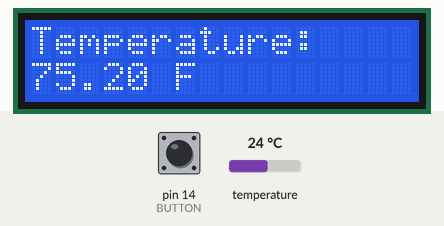
This program was run on a simulated Arduino Uno, built with avr-gcc and run on an emulated ATmega328P. Shown: 16×2 character LCD. Inputs (shaded band) come from the test bench; at power-on: temperature 24 °C, pin 14 (BUTTON) LOW.

Above: at 1.2 s.
1.3 s: temperature set to 12 °C
At 3.7 s:
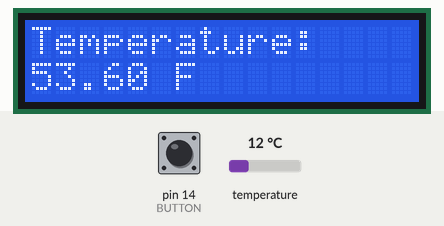
4.1 s: temperature set to 19 °C
At 5.8 s:
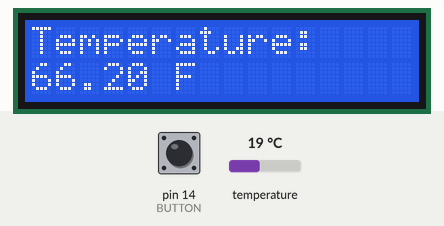
6.6 s: temperature set to 28 °C
At 8.7 s:
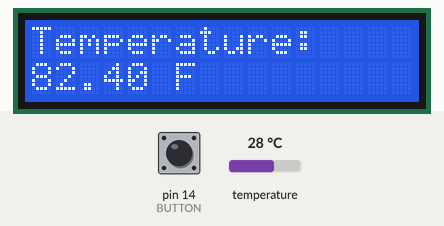
Timing chart, 0 to 10.2 s (numbered marks = the images above; inputs shaded):
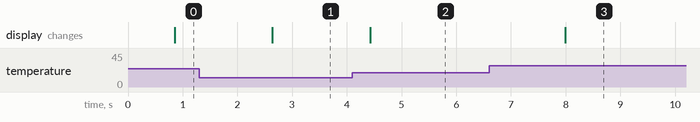

The program:

main.cpp
```cpp
#include <LiquidCrystal_I2C.h>
#include <DallasTemperature.h>
#include <OneWire.h>

#define ONE_WIRE_BUS 2
#define BUTTON 14
#define ENA 15
#define IN1 16
#define IN2 17

LiquidCrystal_I2C lcd(0x27, 16, 2);
OneWire oneWire(ONE_WIRE_BUS);
DallasTemperature sensors(&oneWire);

bool buttonState = false;
bool lastButtonState = false;
bool isActive = false;

void showOnDisplay(String temp)
{
  lcd.clear();
  lcd.setCursor(0, 0);
  lcd.print("Temperature:");
  lcd.setCursor(0, 1);
  lcd.print(String(temp) + " F");
}

void awake()
{
  Serial.begin(9600);
  sensors.begin();

  pinMode(BUTTON, INPUT_PULLUP);
  pinMode(ENA, OUTPUT);
  pinMode(IN1, OUTPUT);
  pinMode(IN2, OUTPUT);

  digitalWrite(IN1, LOW);
  digitalWrite(IN2, LOW);
}

void setup()
{
  lcd.init();
  lcd.backlight();
}

void loop()
{
  sensors.requestTemperatures();

  float fahrenheit = sensors.getTempFByIndex(0);

  showOnDisplay(String(fahrenheit));

  buttonState = digitalRead(BUTTON);

  if (buttonState != lastButtonState)
  {
    if (buttonState == LOW)
    {
      isActive = !isActive;

      if (isActive)
      {
        digitalWrite(IN1, HIGH);
        digitalWrite(IN2, LOW);
        digitalWrite(ENA, HIGH);
      }

      else
      {
        digitalWrite(IN1, LOW);
        digitalWrite(IN2, LOW);
        digitalWrite(ENA, LOW);
      }

      delay(50);
    }
  }

  lastButtonState = buttonState;
  delay(1000);
}
```

Measured:
- after the input at 1.3 s, the display: changes after 1.3 s (image 1)
- after the input at 4.1 s, the display: changes after 0.32 s (image 2)
- after the input at 6.6 s, the display: changes after 1.4 s (image 3)
